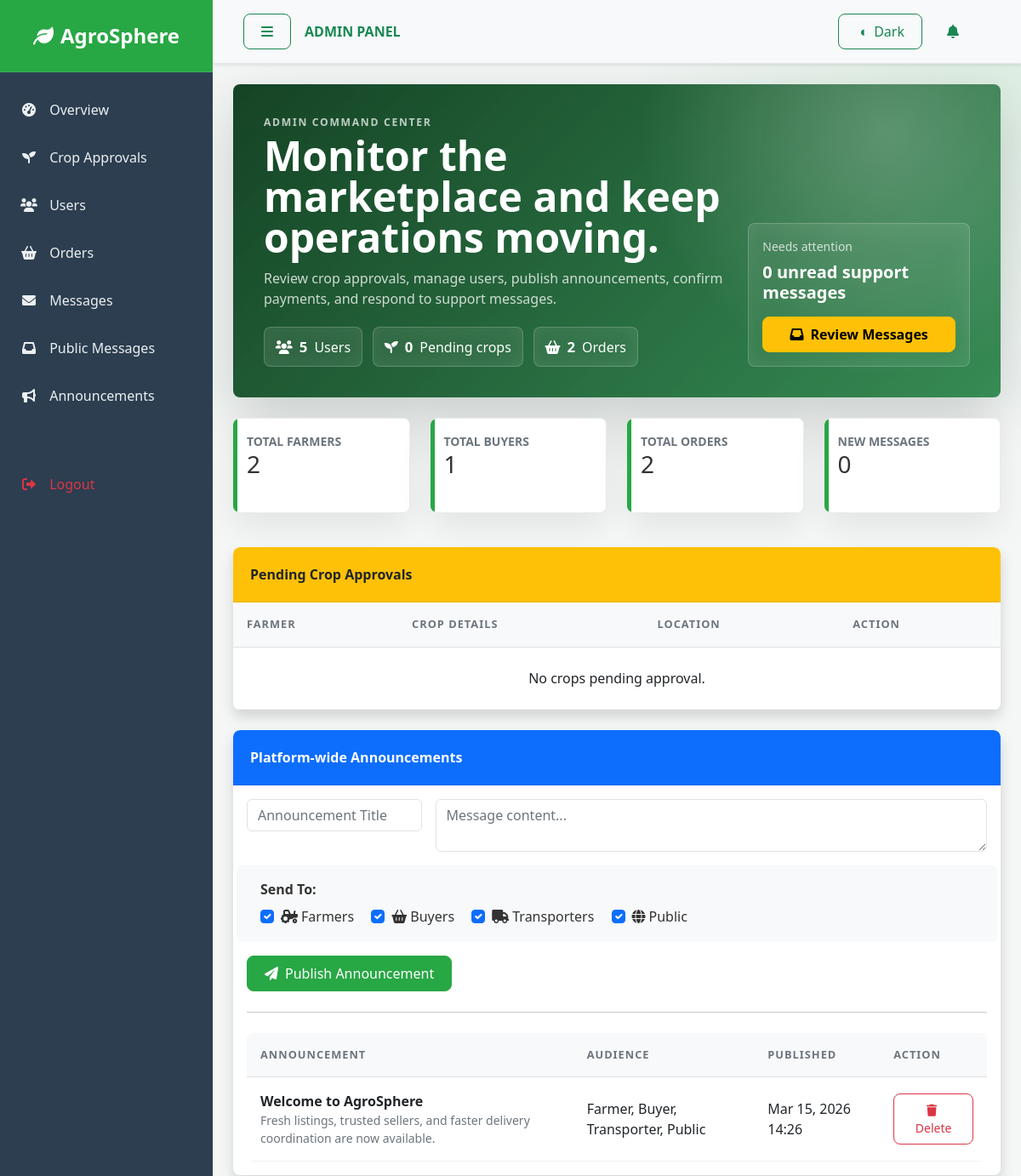
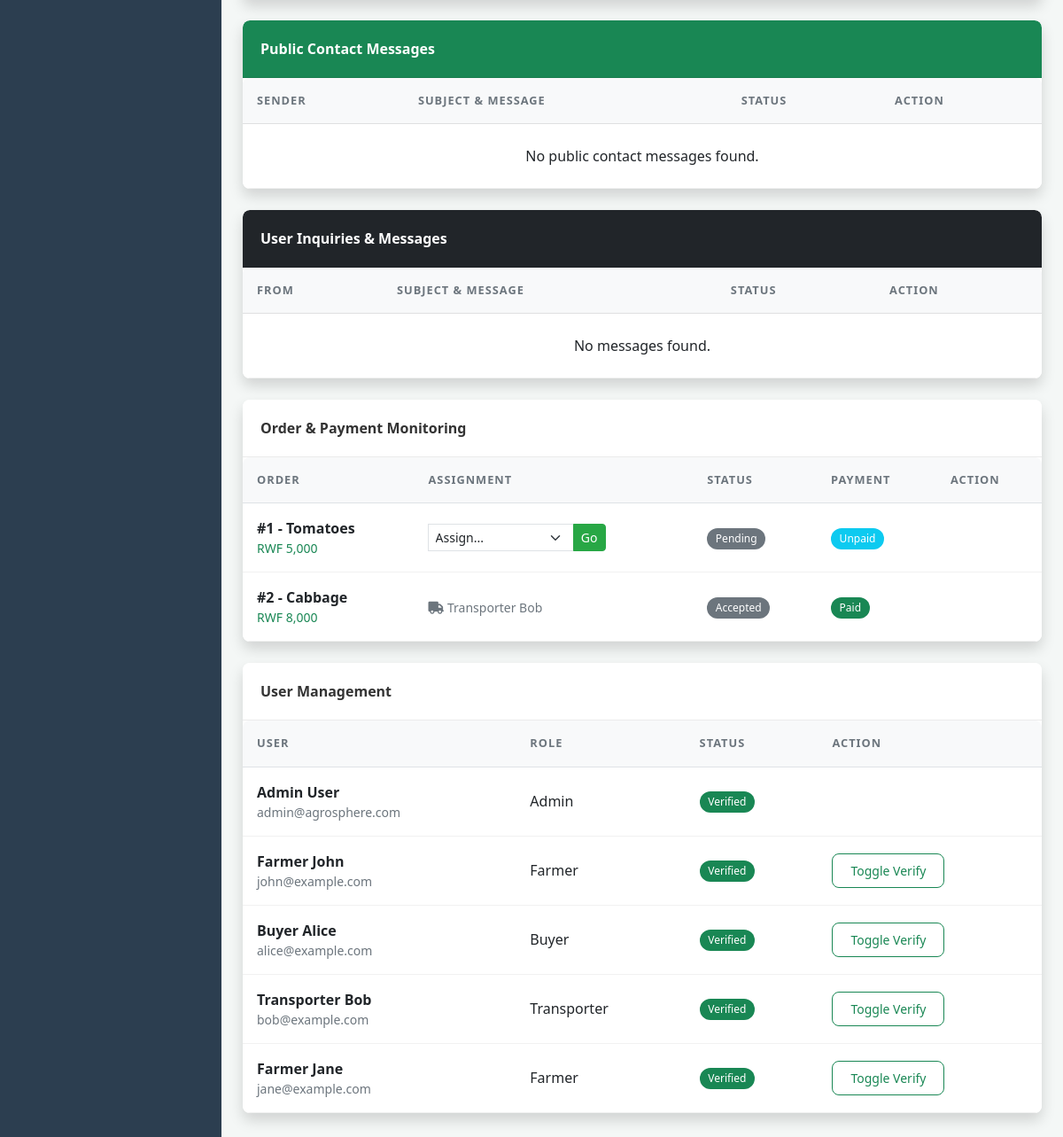
The page /dashboard/admin.php (signed in) on the database its author committed (2 pictures, top to bottom).
### tables this page shows
CREATE TABLE IF NOT EXISTS `announcements` (
  `id` INT(11) NOT NULL AUTO_INCREMENT,
  `title` VARCHAR(255) NOT NULL,
  `message` TEXT NOT NULL,
  `target_audience` VARCHAR(255) NOT NULL DEFAULT 'farmer,buyer,transporter,public',
  `created_at` TIMESTAMP DEFAULT CURRENT_TIMESTAMP,
  PRIMARY KEY (`id`),
  KEY `idx_created_at` (`created_at`)
);

CREATE TABLE IF NOT EXISTS `orders` (
  `id` INT(11) NOT NULL AUTO_INCREMENT,
  `buyer_id` INT(11) NOT NULL,
  `crop_id` INT(11) NOT NULL,
  `quantity` DECIMAL(10,2) NOT NULL,
  `total_price` DECIMAL(10,2) NOT NULL,
  `status` ENUM('pending', 'accepted', 'shipped', 'delivered', 'cancelled') DEFAULT 'pending',
  `payment_status` VARCHAR(50) DEFAULT 'unpaid' NOT NULL,
  `transporter_id` INT(11) DEFAULT NULL,
  `estimated_delivery` TIMESTAMP NULL DEFAULT NULL,
  `actual_delivery` TIMESTAMP NULL DEFAULT NULL,
  `created_at` TIMESTAMP DEFAULT CURRENT_TIMESTAMP,
  PRIMARY KEY (`id`),
  KEY `idx_buyer_id` (`buyer_id`),
  KEY `idx_crop_id` (`crop_id`),
  KEY `idx_status` (`status`),
  KEY `idx_payment_status` (`payment_status`),
  KEY `idx_created_at` (`created_at`),
  FOREIGN KEY (`buyer_id`) REFERENCES `users`(`id`) ON DELETE CASCADE,
  FOREIGN KEY (`crop_id`) REFERENCES `crops`(`id`) ON DELETE CASCADE,
  FOREIGN KEY (`transporter_id`) REFERENCES `users`(`id`) ON DELETE SET NULL
);

CREATE TABLE IF NOT EXISTS `crops` (
  `id` INT(11) NOT NULL AUTO_INCREMENT,
  `farmer_id` INT(11) NOT NULL,
  `crop_name` VARCHAR(255) NOT NULL,
  `quantity` DECIMAL(10,2) NOT NULL,
  `price` DECIMAL(10,2) NOT NULL,
  `location` VARCHAR(255) DEFAULT NULL,
  `harvest_date` DATE DEFAULT NULL,
  `image` VARCHAR(255) DEFAULT 'default_crop.jpg',
  `status` ENUM('pending', 'approved', 'rejected') DEFAULT 'approved',
  `search_vector` VARCHAR(1000) DEFAULT NULL,
  `view_count` INT(11) DEFAULT 0,
  `avg_rating` DECIMAL(3,2) DEFAULT 0,
  `review_count` INT(11) DEFAULT 0,
  `created_at` TIMESTAMP DEFAULT CURRENT_TIMESTAMP,
  PRIMARY KEY (`id`),
  KEY `idx_farmer_id` (`farmer_id`),
  KEY `idx_status` (`status`),
  KEY `idx_created_at` (`created_at`),
  FOREIGN KEY (`farmer_id`) REFERENCES `users`(`id`) ON DELETE CASCADE
);

CREATE TABLE IF NOT EXISTS `users` (
  `id` INT(11) NOT NULL AUTO_INCREMENT,
  `name` VARCHAR(255) NOT NULL,
  `email` VARCHAR(255) NOT NULL UNIQUE,
  `password` VARCHAR(255) NOT NULL,
  `role` ENUM('farmer', 'buyer', 'transporter', 'admin') NOT NULL,
  `phone` VARCHAR(20) DEFAULT NULL,
  `location` VARCHAR(255) DEFAULT NULL,
  `bio` TEXT DEFAULT NULL,
  `profile_image` VARCHAR(255) DEFAULT 'user_avatar.png',
  `verified` BOOLEAN DEFAULT FALSE,
  `is_verified` BOOLEAN DEFAULT FALSE,
  `email_verified_at` TIMESTAMP NULL DEFAULT NULL,
  `two_factor_enabled` BOOLEAN DEFAULT FALSE,
  `two_factor_token` VARCHAR(255) DEFAULT NULL,
  `two_factor_token_expires` TIMESTAMP NULL DEFAULT NULL,
  `reset_token` VARCHAR(255) DEFAULT NULL,
  `token_expiry` TIMESTAMP NULL DEFAULT NULL,
  `last_login` TIMESTAMP NULL DEFAULT NULL,
  `last_login_ip` VARCHAR(45) DEFAULT NULL,
  `phone_verified` BOOLEAN DEFAULT FALSE,
  `created_at` TIMESTAMP DEFAULT CURRENT_TIMESTAMP,
  PRIMARY KEY (`id`)
);

### dashboard/admin.php (the view, shortened to what the rows shown need)
<?php
require_once "../includes/db.php";
$admin_id = $_SESSION['id'];
$all_users = [];
$sql_users = "SELECT id, name, email, role, is_verified FROM users ORDER BY created_at DESC";
if ($result_users = mysqli_query($link, $sql_users)) {
    while ($row = mysqli_fetch_assoc($result_users)) { $all_users[] = $row; }
}
$all_orders = [];
$sql_orders = "SELECT o.id as order_id, c.crop_name, o.quantity, o.total_price, o.status, o.payment_status, u_buyer.name as buyer_name, u_farmer.name as farmer_name, u_transporter.name as transporter_name
               FROM orders o
               JOIN crops c ON o.crop_id = c.id
               JOIN users u_buyer ON o.buyer_id = u_buyer.id
               JOIN users u_farmer ON c.farmer_id = u_farmer.id
               LEFT JOIN users u_transporter ON o.transporter_id = u_transporter.id
               ORDER BY o.created_at DESC";
if ($result_orders = mysqli_query($link, $sql_orders)) {
    while ($row = mysqli_fetch_assoc($result_orders)) { $all_orders[] = $row; }
}
$all_announcements = [];
$sql_announcements = "SELECT id, title, message, target_audience, created_at FROM announcements ORDER BY created_at DESC";
if ($result_announcements = mysqli_query($link, $sql_announcements)) {
    while ($row = mysqli_fetch_assoc($result_announcements)) { $all_announcements[] = $row; }
}
?>
<!DOCTYPE html>
<html lang="en">
<head>
    <link href="https://cdn.jsdelivr.net/npm/bootstrap@5.3.0/dist/css/bootstrap.min.css" rel="stylesheet">
    <link rel="stylesheet" href="../assets/css/style.css?v=modern-ui-2">
    <link rel="stylesheet" href="https://cdnjs.cloudflare.com/ajax/libs/font-awesome/6.0.0-beta3/css/all.min.css">
</head>
<body>
    <div id="wrapper">
        <div id="page-content-wrapper">
            <div class="container-fluid p-4 animated-fade-in">
                <div class="dashboard-hero">
                    <div class="row align-items-end g-4">
                        <div class="col-lg-8">
                            <h1 class="dashboard-title">Monitor the marketplace and keep operations moving.</h1>
                        </div>
                    </div>
                </div>
                <div class="card shadow mb-4" id="pendingCrops">
                    <div class="card-body p-0">
                        <div class="table-responsive">
                            <table class="table table-hover align-middle mb-0">
                                <thead class="table-light">
                                    <tr>
                                        <th>Farmer</th>
                                        <th>Crop Details</th>
                                        <th>Location</th>
                                        <th>Action</th>
                                    </tr>
                                </thead>
                            </table>
                        </div>
                    </div>
                </div>
                <div class="card shadow mb-4" id="announcements">
                    <div class="card-body">
                        <div class="table-responsive">
                            <table class="table table-hover align-middle mb-0">
                                <thead class="table-light">
                                    <tr>
                                        <th>Announcement</th>
                                        <th>Audience</th>
                                        <th>Published</th>
                                        <th>Action</th>
                                    </tr>
                                </thead>
                                <tbody>
                                    <?php if(empty($all_announcements)): ?>
                                        <tr><td colspan="4" class="text-center py-4">No announcements published yet.</td></tr>
                                    <?php else: ?>
                                        <?php foreach ($all_announcements as $announcement): ?>
                                            <tr>
                                                <td class="p-3">
                                                    <div class="fw-bold"><?php echo htmlspecialchars($announcement['title']); ?></div>
                                                    <div class="small text-muted"><?php echo htmlspecialchars($announcement['message']); ?></div>
                                                </td>
                                                <td><?php echo htmlspecialchars(ucwords(str_replace(',', ', ', $announcement['target_audience']))); ?></td>
                                                <td><?php echo date('M d, Y H:i', strtotime($announcement['created_at'])); ?></td>
                                                <td>
                                                    <form action="admin.php#announcements" method="post" onsubmit="return confirm('Delete this announcement?');">
                                                        <button type="submit" class="btn btn-sm btn-outline-danger">
                                                            <i class="fas fa-trash me-1"></i>Delete
                                                        </button>
                                                    </form>
                                                </td>
                                            </tr>
                                        <?php endforeach; ?>
                                    <?php endif; ?>
                                </tbody>
                            </table>
                        </div>
                    </div>
                </div>
                <div class="card shadow mb-4" id="publicMessages">
                    <div class="card-body p-0">
                        <div class="table-responsive">
                            <table class="table table-hover align-middle mb-0">
                                <thead class="table-light">
                                    <tr>
                                        <th>Sender</th>
                                        <th>Subject & Message</th>
                                        <th>Status</th>
                                        <th>Action</th>
                                    </tr>
                                </thead>
                            </table>
                        </div>
                    </div>
                </div>
                <div class="card shadow mb-4" id="userMessages">
                    <div class="card-body p-0">
                        <div class="table-responsive">
                            <table class="table table-hover align-middle mb-0">
                                <thead class="table-light">
                                    <tr>
                                        <th>From</th>
                                        <th>Subject & Message</th>
                                        <th>Status</th>
                                        <th>Action</th>
                                    </tr>
                                </thead>
                            </table>
                        </div>
                    </div>
                </div>
                <div class="card shadow mb-4" id="monitorOrders">
                    <div class="card-body p-0">
                        <div class="table-responsive">
                            <table class="table table-hover align-middle mb-0">
                                <thead>
                                    <tr>
                                        <th>Order</th>
                                        <th>Assignment</th>
                                        <th>Status</th>
                                        <th>Payment</th>
                                        <th>Action</th>
                                    </tr>
                                </thead>
                                <tbody>
                                    <?php foreach ($all_orders as $order): ?>
                                        <tr>
                                            <td class="p-3">
                                                <div class="fw-bold">#<?php echo $order['order_id']; ?> - <?php echo htmlspecialchars($order['crop_name']); ?></div>
                                                <div class="small text-success">RWF <?php echo number_format($order['total_price']); ?></div>
                                            </td>
                                            <td>
                                                <?php if (empty($order['transporter_name']) && $order['status'] == 'pending'): ?>
                                                    <form action="admin.php" method="post" class="input-group input-group-sm" style="width: 200px;">
                                                        <select name="transporter_id_assign" class="form-select">
                                                            <option value="">Assign...</option>
                                                        </select>
                                                        <button type="submit" class="btn btn-primary">Go</button>
                                                    </form>
                                                <?php else: ?>
                                                    <span class="small text-muted"><i class="fas fa-truck me-1"></i><?php echo htmlspecialchars($order['transporter_name'] ?? 'Unassigned'); ?></span>
                                                <?php endif; ?>
                                            </td>
                                            <td><span class="badge bg-secondary"><?php echo ucfirst($order['status']); ?></span></td>
                                            <td><span class="badge bg-<?php echo ($order['payment_status'] == 'paid') ? 'success' : 'info'; ?>"><?php echo ucfirst(str_replace('_', ' ', $order['payment_status'])); ?></span></td>
                                            <td>
                                            </td>
                                        </tr>
                                    <?php endforeach; ?>
                                </tbody>
                            </table>
                        </div>
                    </div>
                </div>
                <div class="card shadow mb-4" id="manageUsers">
                    <div class="card-body p-0">
                        <div class="table-responsive">
                            <table class="table table-hover align-middle mb-0">
                                <thead><tr><th>User</th><th>Role</th><th>Status</th><th>Action</th></tr></thead>
                                <tbody>
                                    <?php foreach($all_users as $u): ?>
                                    <tr>
                                        <td class="p-3">
                                            <div class="fw-bold"><?php echo htmlspecialchars($u['name']); ?></div>
                                            <div class="small text-muted"><?php echo htmlspecialchars($u['email']); ?></div>
                                        </td>
                                        <td><?php echo ucfirst($u['role']); ?></td>
                                        <td><span class="badge bg-<?php echo $u['is_verified'] ? 'success':'warning'; ?>"><?php echo $u['is_verified']?'Verified':'Unverified'; ?></span></td>
                                        <td>
                                            <?php if($u['id'] != $admin_id): ?>
                                            <form action="admin.php" method="post"><button type="submit" class="btn btn-sm btn-outline-success">Toggle Verify</button></form>
                                            <?php endif; ?>
                                        </td>
                                    </tr>
                                    <?php endforeach; ?>
                                </tbody>
                            </table>
                        </div>
                    </div>
                </div>
            </div>
        </div>
    </div>
</body>
</html>

### rows shown on the page
announcements: title "Welcome to AgroSphere", message "Fresh listings, trusted sellers, and faster delivery coordination are now available.", target_audience "Farmer, Buyer, Transporter, Public", created_at "Mar 15, 2026 14:26"
orders: id "1", crop.crop_name "Tomatoes", total_price "5,000", status "Pending", payment_status "Unpaid"
orders: id "2", crop.crop_name "Cabbage", total_price "8,000", transporter.name "Transporter Bob", status "Accepted", payment_status "Paid"
users: name "Admin User", email "admin@agrosphere.com", role "Admin", is_verified "Verified"
users: name "Farmer John", email "john@example.com", role "Farmer", is_verified "Verified"
users: name "Buyer Alice", email "alice@example.com", role "Buyer", is_verified "Verified"
users: name "Transporter Bob", email "bob@example.com", role "Transporter", is_verified "Verified"
users: name "Farmer Jane", email "jane@example.com", role "Farmer", is_verified "Verified"

### other values the page prints
count($all_users) "5"
count($pending_crops) "0"
count($all_orders) "2"
$unread_msg_count + $unread_public_msg_count "0"
$total_farmers "2"
$total_buyers "1"
$total_orders "2"
$unread_msg_count "0"
